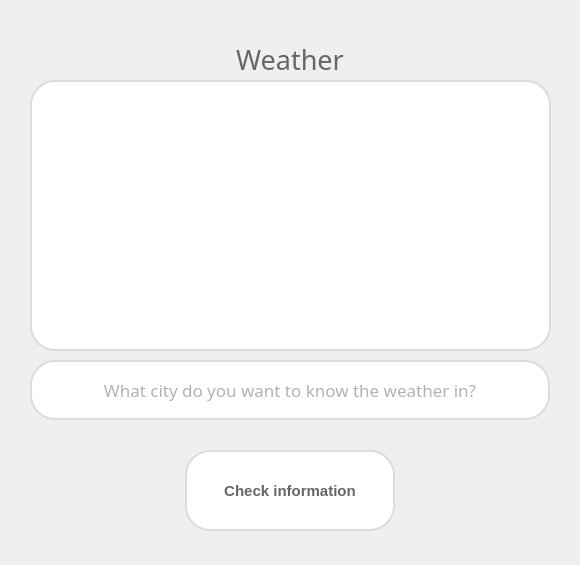
<?xml version="1.0" encoding="UTF-8"?>
<ui version="4.0">
 <class>MainWindow</class>
 <widget class="QMainWindow" name="MainWindow">
  <property name="geometry">
   <rect>
    <x>0</x>
    <y>0</y>
    <width>580</width>
    <height>565</height>
   </rect>
  </property>
  <property name="sizePolicy">
   <sizepolicy hsizetype="Fixed" vsizetype="Fixed">
    <horstretch>0</horstretch>
    <verstretch>0</verstretch>
   </sizepolicy>
  </property>
  <property name="minimumSize">
   <size>
    <width>580</width>
    <height>565</height>
   </size>
  </property>
  <property name="maximumSize">
   <size>
    <width>580</width>
    <height>565</height>
   </size>
  </property>
  <property name="windowTitle">
   <string>MainWindow</string>
  </property>
  <widget class="QWidget" name="centralwidget">
   <property name="sizePolicy">
    <sizepolicy hsizetype="Fixed" vsizetype="Fixed">
     <horstretch>0</horstretch>
     <verstretch>0</verstretch>
    </sizepolicy>
   </property>
   <widget class="QLabel" name="label">
    <property name="geometry">
     <rect>
      <x>190</x>
      <y>30</y>
      <width>200</width>
      <height>60</height>
     </rect>
    </property>
    <property name="styleSheet">
     <string notr="true">color:#666666;
font-family:Bebas Neue;
font-size:17px;
</string>
    </property>
    <property name="text">
     <string>&lt;html&gt;&lt;head/&gt;&lt;body&gt;&lt;p align=&quot;center&quot;&gt;&lt;span style=&quot; font-size:20pt;&quot;&gt;Weather&lt;/span&gt;&lt;/p&gt;&lt;/body&gt;&lt;/html&gt;</string>
    </property>
   </widget>
   <widget class="QLineEdit" name="lineEdit">
    <property name="geometry">
     <rect>
      <x>30</x>
      <y>360</y>
      <width>520</width>
      <height>60</height>
     </rect>
    </property>
    <property name="focusPolicy">
     <enum>Qt::ClickFocus</enum>
    </property>
    <property name="styleSheet">
     <string notr="true"> .QLineEdit {
	background-color:#ffffff;
	border-radius:25px;
	border:2px solid #dcdcdc;
	color:#666666;
	font-family:Bebas Neue;
	font-size:17px;
}
</string>
    </property>
    <property name="alignment">
     <set>Qt::AlignCenter</set>
    </property>
    <property name="placeholderText">
     <string>What city do you want to know the weather in?</string>
    </property>
   </widget>
   <widget class="QPushButton" name="pushButton">
    <property name="geometry">
     <rect>
      <x>185</x>
      <y>450</y>
      <width>210</width>
      <height>81</height>
     </rect>
    </property>
    <property name="styleSheet">
     <string notr="true">.QPushButton {
	background-color:#ffffff;
	border-radius:25px;
	border:2px solid #dcdcdc;
	color:#666666;
	font-family:Arial;
	font-size:15px;
	font-weight:bold;
}
.QPushButton:hover {
	background-color:#f6f6f6;
	color:#121212;
}
.QPushButton:pressed {
	border-color:#121212;
}</string>
    </property>
    <property name="text">
     <string>Check information</string>
    </property>
   </widget>
   <widget class="QTextBrowser" name="pprint_text">
    <property name="geometry">
     <rect>
      <x>30</x>
      <y>80</y>
      <width>521</width>
      <height>271</height>
     </rect>
    </property>
    <property name="focusPolicy">
     <enum>Qt::ClickFocus</enum>
    </property>
    <property name="styleSheet">
     <string notr="true"> .QTextBrowser{
	background-color:#ffffff;
	border-radius:25px;
	border:2px solid #dcdcdc;
	color:#000000;
	font-family:Bebas Neue;
	font-size:17px;
}
</string>
    </property>
    <property name="html">
     <string>&lt;!DOCTYPE HTML PUBLIC &quot;-//W3C//DTD HTML 4.0//EN&quot; &quot;http://www.w3.org/TR/REC-html40/strict.dtd&quot;&gt;
&lt;html&gt;&lt;head&gt;&lt;meta name=&quot;qrichtext&quot; content=&quot;1&quot; /&gt;&lt;style type=&quot;text/css&quot;&gt;
p, li { white-space: pre-wrap; }
&lt;/style&gt;&lt;/head&gt;&lt;body style=&quot; font-family:'Bebas Neue'; font-size:17px; font-weight:400; font-style:normal;&quot;&gt;
&lt;p style=&quot;-qt-paragraph-type:empty; margin-top:0px; margin-bottom:0px; margin-left:0px; margin-right:0px; -qt-block-indent:0; text-indent:0px; font-family:'MS Shell Dlg 2'; font-size:8.25pt;&quot;&gt;&lt;br /&gt;&lt;/p&gt;&lt;/body&gt;&lt;/html&gt;</string>
    </property>
   </widget>
  </widget>
 </widget>
 <resources/>
 <connections/>
</ui>
